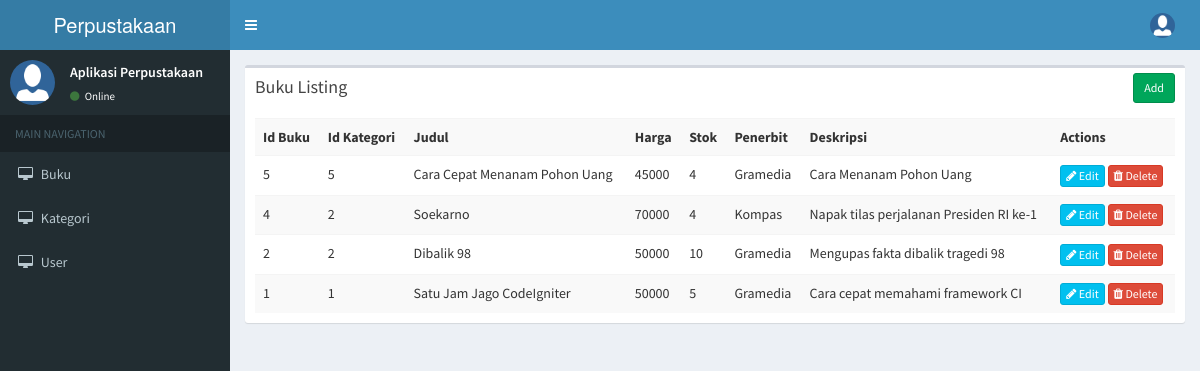
The app's page /index.php/buku with its own data.
### tables this page shows
CREATE TABLE `buku` (
  `id_buku` int(11) NOT NULL,
  `id_kategori` int(11) NOT NULL,
  `judul` varchar(200) NOT NULL,
  `deskripsi` text NOT NULL,
  `harga` int(11) NOT NULL,
  `stok` int(11) NOT NULL,
  `penerbit` varchar(200) NOT NULL
);

### application/controllers/Buku.php (called while the page is built, shortened)
<?php
class Buku extends CI_Controller{
    function __construct()
    {
        $this->load->model('Buku_model');
    }
    function index()
    {
        $data['buku'] = $this->Buku_model->get_all_buku();
        $data['_view'] = 'buku/index';
        $this->load->view('layouts/main',$data);
    }
}

### index.php (called while the page is built, shortened)
<?php
require_once BASEPATH.'core/CodeIgniter.php';

### application/models/Buku_model.php (called while the page is built, shortened)
<?php
class Buku_model extends CI_Model
{
    function get_all_buku()
    {
        $this->db->order_by('id_buku', 'desc');
        return $this->db->get('buku')->result_array();
    }
}

### application/views/buku/index.php (the view)
<div class="row">
    <div class="col-md-12">
        <div class="box">
            <div class="box-header">
                <h3 class="box-title">Buku Listing</h3>
            	<div class="box-tools">
                    <a href="<?php echo site_url('buku/add'); ?>" class="btn btn-success btn-sm">Add</a>
                </div>
            </div>
            <div class="box-body">
                <table class="table table-striped">
                    <tr>
						<th>Id Buku</th>
						<th>Id Kategori</th>
						<th>Judul</th>
						<th>Harga</th>
						<th>Stok</th>
						<th>Penerbit</th>
						<th>Deskripsi</th>
						<th>Actions</th>
                    </tr>
                    <?php foreach($buku as $b){ ?>
                    <tr>
						<td><?php echo $b['id_buku']; ?></td>
						<td><?php echo $b['id_kategori']; ?></td>
						<td><?php echo $b['judul']; ?></td>
						<td><?php echo $b['harga']; ?></td>
						<td><?php echo $b['stok']; ?></td>
						<td><?php echo $b['penerbit']; ?></td>
						<td><?php echo $b['deskripsi']; ?></td>
						<td>
                            <a href="<?php echo site_url('buku/edit/'.$b['id_buku']); ?>" class="btn btn-info btn-xs"><span class="fa fa-pencil"></span> Edit</a>
                            <a href="<?php echo site_url('buku/remove/'.$b['id_buku']); ?>" class="btn btn-danger btn-xs"><span class="fa fa-trash"></span> Delete</a>
                        </td>
                    </tr>
                    <?php } ?>
                </table>
            </div>
        </div>
    </div>
</div>

### application/views/layouts/main.php (shortened to what this page needs)
<!DOCTYPE html>
<html>
    <head>
        <link rel="stylesheet" href="<?php echo site_url('resources/css/bootstrap.min.css');?>">
        <link rel="stylesheet" href="<?php echo site_url('resources/css/font-awesome.min.css');?>">
        <link rel="stylesheet" href="https://cdnjs.cloudflare.com/ajax/libs/ionicons/2.0.1/css/ionicons.min.css">
        <link rel="stylesheet" href="<?php echo site_url('resources/css/bootstrap-datetimepicker.min.css');?>">
        <link rel="stylesheet" href="<?php echo site_url('resources/css/AdminLTE.min.css');?>">
        <link rel="stylesheet" href="<?php echo site_url('resources/css/_all-skins.min.css');?>">
    </head>
    <body class="hold-transition skin-blue sidebar-mini">
        <div class="wrapper">
            <header class="main-header">
                <a href="<?php echo site_url('buku/index');?>" class="logo">
                    <span class="logo-lg">Perpustakaan</span>
                </a>
                <nav class="navbar navbar-static-top">
                    <a href="#" class="sidebar-toggle" data-toggle="offcanvas" role="button">
                    </a>
                    <div class="navbar-custom-menu">
                        <ul class="nav navbar-nav">
                            <li class="dropdown user user-menu">
                                <a href="#" class="dropdown-toggle" data-toggle="dropdown">
                                    <img src="<?php echo site_url('resources/img/admin.png');?>" class="user-image" alt="User Image">
                                </a>
                            </li>
                        </ul>
                    </div>
                </nav>
            </header>
            <aside class="main-sidebar">
                <section class="sidebar">
                    <div class="user-panel">
                        <div class="pull-left image">
                            <img src="<?php echo site_url('resources/img/admin.png');?>" class="img-circle" alt="User Image">
                        </div>
                        <div class="pull-left info">
                            <p>Aplikasi Perpustakaan</p>
                            <a><i class="fa fa-circle text-success"></i> Online</a>
                        </div>
                    </div>
                    <ul class="sidebar-menu">
                        <li class="header">MAIN NAVIGATION</li>
						<li>
                            <a href="#">
                                <i class="fa fa-desktop"></i> <span>Buku</span>
                            </a>
                        </li>
						<li>
                            <a href="#">
                                <i class="fa fa-desktop"></i> <span>Kategori</span>
                            </a>
                        </li>
						<li>
                            <a href="#">
                                <i class="fa fa-desktop"></i> <span>User</span>
                            </a>
                        </li>
                    </ul>
                </section>
            </aside>
            <div class="content-wrapper">
                <section class="content">
                    <?php
                    if(isset($_view) && $_view)
                        $this->load->view($_view);
                    ?>
                </section>
            </div>
        </div>
    </body>
</html>

### records on screen
buku: id_buku "5", id_kategori "5", judul "Cara Cepat Menanam Pohon Uang", harga "45000", stok "4", penerbit "Gramedia", deskripsi "Cara Menanam Pohon Uang"
buku: id_buku "4", id_kategori "2", judul "Soekarno", harga "70000", stok "4", penerbit "Kompas", deskripsi "Napak tilas perjalanan Presiden RI ke-1"
buku: id_buku "2", id_kategori "2", judul "Dibalik 98", harga "50000", stok "10", penerbit "Gramedia", deskripsi "Mengupas fakta dibalik tragedi 98"
buku: id_buku "1", id_kategori "1", judul "Satu Jam Jago CodeIgniter", harga "50000", stok "5", penerbit "Gramedia", deskripsi "Cara cepat memahami framework CI"
